Frame 1 (no input): blank canvas, image omitted
Frame 60 (the mouse pressed at the canvas centre just before this capture): blank canvas, image omitted
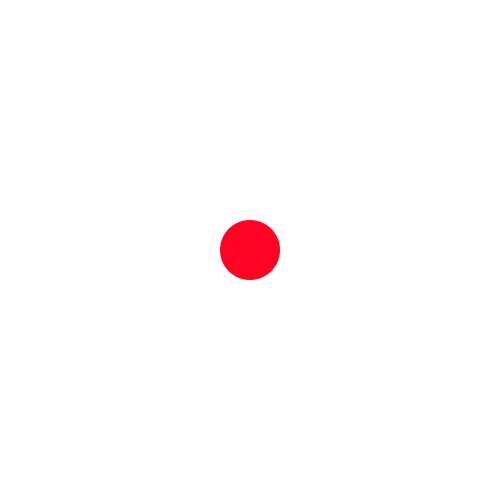
Frame 120 (the mouse held since frame 60 and released just before this capture)

The Processing sketch whose frames 1 and 60 were blank and that drew this single picture after the mouse press (run headless with seeded random() and noise(); from frame 60 on, the mouse is pressed at the canvas centre):

// Processing sketch: ColorTrail
// ── ColorTrail.pde
// 卢之睿 19.09.29
// 按下鼠标 生成颜色轨迹

int mousePressCounter = 0;

void setup(){
  background(255);
  size(500,500);
  colorMode(HSB,255);
  noStroke();
}

void draw(){
  if(mousePressed){
   mousePressCounter++;
   fill(mouseX%255, mouseY%255, (mousePressCounter)*5);
   ellipse(mouseX, mouseY, mousePressCounter, mousePressCounter);
  } else {
    mousePressCounter=0;
  }
}
